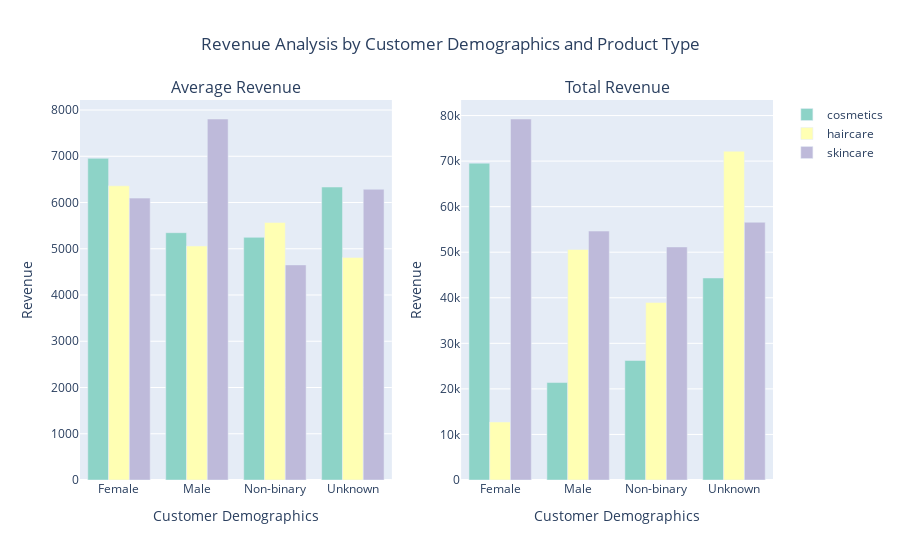

This figure's notebook cell:
### Code cell
from plotly.subplots import make_subplots
import plotly.graph_objects as go


colors = px.colors.qualitative.Set3


fig = make_subplots(rows=1, cols=2, subplot_titles=('Average Revenue', 'Total Revenue'))


for i, product_type in enumerate(revenue_avg_by_demo_prod['Product type'].unique()):
    subset = revenue_avg_by_demo_prod[revenue_avg_by_demo_prod['Product type'] == product_type]
    fig.add_trace(
        go.Bar(
            x=subset['Customer demographics'],
            y=subset['Revenue generated'],
            name=product_type,
            marker_color=colors[i]
        ),
        row=1, col=1
    )


for i, product_type in enumerate(revenue_sum_by_demo_prod['Product type'].unique()):
    subset = revenue_sum_by_demo_prod[revenue_sum_by_demo_prod['Product type'] == product_type]
    fig.add_trace(
        go.Bar(
            x=subset['Customer demographics'],
            y=subset['Revenue generated'],
            showlegend=False,  
            marker_color=colors[i]
        ),
        row=1, col=2
    )


fig.update_layout(
    title='Revenue Analysis by Customer Demographics and Product Type',
    xaxis=dict(title='Customer Demographics'),
    yaxis=dict(title='Revenue'),
    xaxis2=dict(title='Customer Demographics'),
    yaxis2=dict(title='Revenue'),
    title_x=0.5,
    showlegend=True  
)


fig.show()

### Figure 1 — Plotly figure (JSON) as saved in the notebook; plotly's stock layout.template omitted (floating-point values rounded to 4 significant figures)
{"data": [{"marker": {"color": "rgb(141,211,199)"}, "name": "cosmetics", "type": "bar", "x": ["Female", "Male", "Non-binary", "Unknown"], "xaxis": "x", "y": [6955.0, 5348.0, 5247.0, 6335.0], "yaxis": "y"}, {"marker": {"color": "rgb(255,255,179)"}, "name": "haircare", "type": "bar", "x": ["Female", "Male", "Non-binary", "Unknown"], "xaxis": "x", "y": [6362.0, 5060.0, 5567.0, 4811.0], "yaxis": "y"}, {"marker": {"color": "rgb(190,186,218)"}, "name": "skincare", "type": "bar", "x": ["Female", "Male", "Non-binary", "Unknown"], "xaxis": "x", "y": [6095.0, 7806.0, 4651.0, 6287.0], "yaxis": "y"}, {"marker": {"color": "rgb(141,211,199)"}, "showlegend": false, "type": "bar", "x": ["Female", "Male", "Non-binary", "Unknown"], "xaxis": "x2", "y": [69550.0, 21390.0, 26240.0, 44350.0], "yaxis": "y2"}, {"marker": {"color": "rgb(255,255,179)"}, "showlegend": false, "type": "bar", "x": ["Female", "Male", "Non-binary", "Unknown"], "xaxis": "x2", "y": [12720.0, 50600.0, 38970.0, 72160.0], "yaxis": "y2"}, {"marker": {"color": "rgb(190,186,218)"}, "showlegend": false, "type": "bar", "x": ["Female", "Male", "Non-binary", "Unknown"], "xaxis": "x2", "y": [79240.0, 54640.0, 51160.0, 56580.0], "yaxis": "y2"}], "layout": {"annotations": [{"font": {"size": 16}, "showarrow": false, "text": "Average Revenue", "x": 0.225, "xanchor": "center", "xref": "paper", "y": 1, "yanchor": "bottom", "yref": "paper"}, {"font": {"size": 16}, "showarrow": false, "text": "Total Revenue", "x": 0.775, "xanchor": "center", "xref": "paper", "y": 1, "yanchor": "bottom", "yref": "paper"}], "showlegend": true, "title": {"text": "Revenue Analysis by Customer Demographics and Product Type", "x": 0.5}, "xaxis": {"anchor": "y", "domain": [0, 0.45], "title": {"text": "Customer Demographics"}}, "xaxis2": {"anchor": "y2", "domain": [0.55, 1], "title": {"text": "Customer Demographics"}}, "yaxis": {"anchor": "x", "domain": [0, 1], "title": {"text": "Revenue"}}, "yaxis2": {"anchor": "x2", "domain": [0, 1], "title": {"text": "Revenue"}}}}
